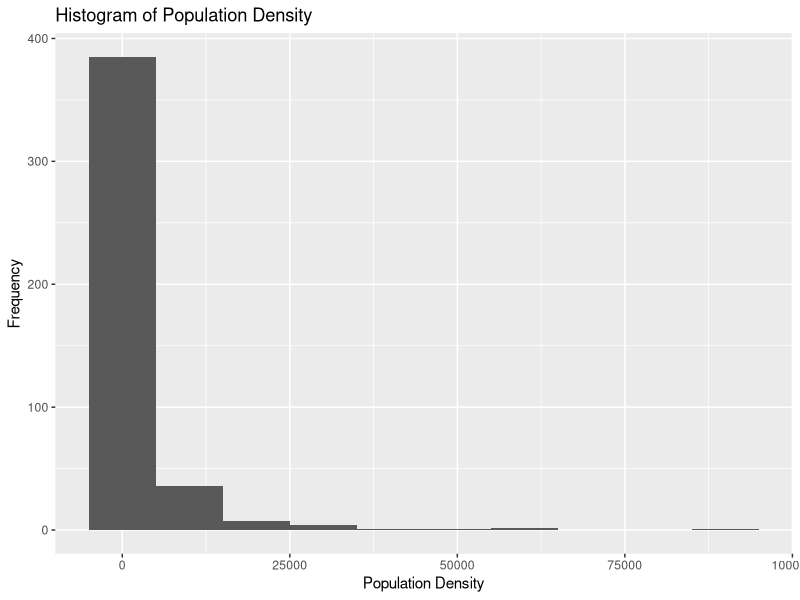
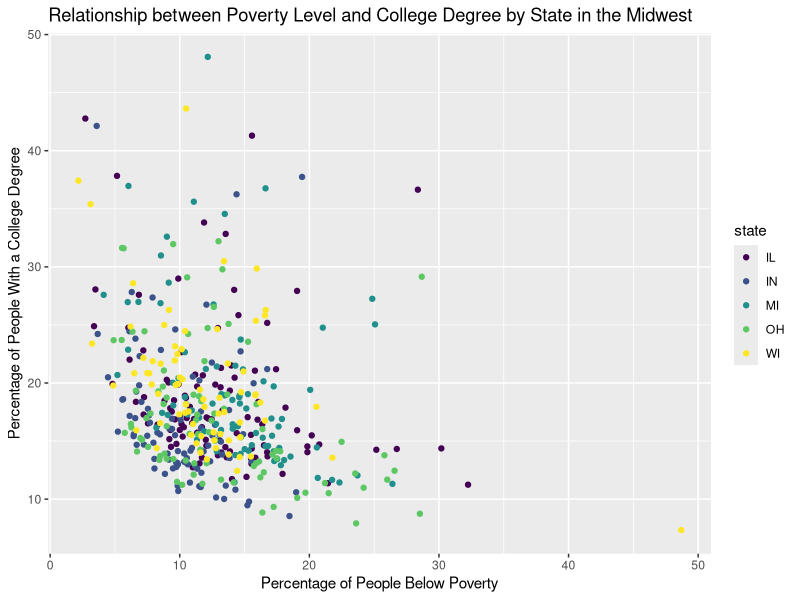
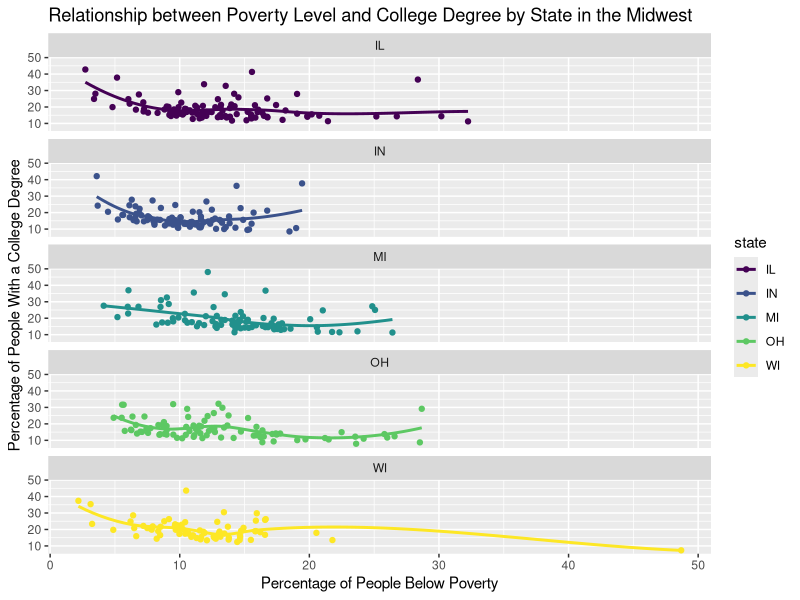

The R source for these figures, in order:
## ---- chunk 1
#| label: load-packages
#| message: false

install.packages("tidyverse")
library(tidyverse)
library(viridis)
## ---- chunk 2
#l label: histogram of population density

glimpse(midwest)

ggplot(data = midwest, mapping = aes(x = popdensity)) +
  geom_histogram(binwidth = 10000) +
  labs(x = "Population Density", y = "Frequency", title = "Histogram of Population Density") +
  scale_color_viridis_d()

## ---- chunk 3
#l label: scatterplot

ggplot(midwest, aes(x = percbelowpoverty, y = percollege, color = state)) +
  geom_point() +
  scale_color_viridis_d() +
  labs(x = "Percentage of People Below Poverty", y = "Percentage of People With a College Degree", title = "Relationship between Poverty Level and College Degree by State in the Midwest")
## ---- chunk 4
#l label: scatterplot by state

ggplot(midwest, aes(x = percbelowpoverty, y = percollege, color = state)) +
  geom_point() +
  geom_smooth(se = FALSE) +
  scale_color_viridis_d() +
  labs(x = "Percentage of People Below Poverty", y = "Percentage of People With a College Degree", title = "Relationship between Poverty Level and College Degree by State in the Midwest") +
  facet_wrap(~ state, nrow = 5)
